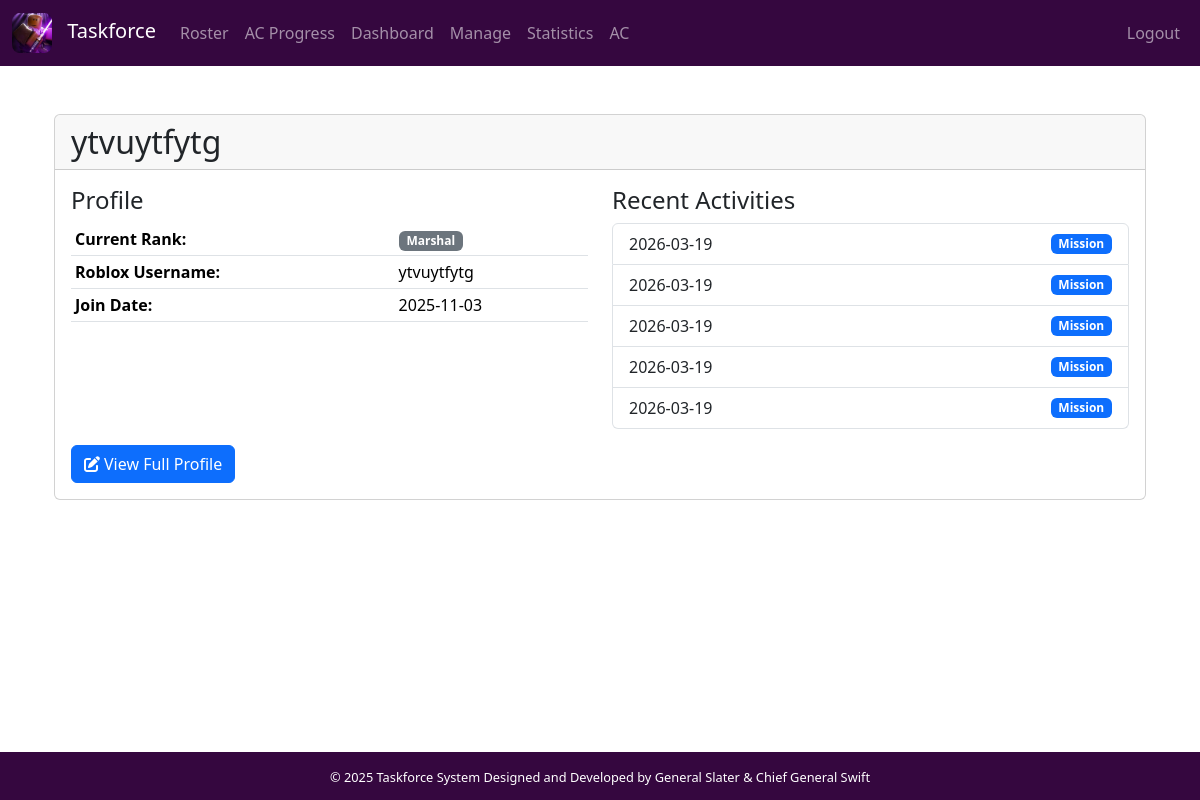
The page /public/member/122 (signed in) on the database its author committed.
### database/models.py (models this page shows, shortened)
class Member(db.Model):
    __tablename__ = 'members'
    id = db.Column(db.Integer, primary_key=True)
    discord_username = db.Column(db.String(100), nullable=False, unique=True)
    discord_id = db.Column(db.String(50), nullable=True, unique=True)
    roblox_username = db.Column(db.String(100), nullable=True)
    roblox_id = db.Column(db.String(50), nullable=True)
    current_rank = db.Column(db.String(100), nullable=False, default='Aspirant')
    join_date = db.Column(db.DateTime, nullable=False, default=datetime.utcnow)
    last_updated = db.Column(db.DateTime, nullable=False, default=datetime.utcnow)
    is_active = db.Column(db.Boolean, default=True)
    activities = db.relationship('ActivityLog', backref='member', lazy=True, cascade='all, delete-orphan')
    promotions = db.relationship('PromotionLog', backref='member', lazy=True, cascade='all, delete-orphan')

### database/ac_models.py (models this page shows, shortened)
class ActivityEntry(db.Model):
    __tablename__ = 'activity_entries'
    id = db.Column(db.Integer, primary_key=True)
    member_id = db.Column(db.Integer, db.ForeignKey('members.id'), nullable=False)
    ac_period_id = db.Column(db.Integer, db.ForeignKey('ac_periods.id'), nullable=False)
    activity_type = db.Column(db.String(50), nullable=False)
    points = db.Column(db.Float, nullable=False)
    description = db.Column(db.Text)
    activity_date = db.Column(db.DateTime, nullable=False)
    logged_by = db.Column(db.String(100), nullable=False)
    logged_date = db.Column(db.DateTime, default=datetime.utcnow)
    is_limited_activity = db.Column(db.Boolean, default=False)
    member = db.relationship('Member', backref='activity_entries')

### routers/public.py (the view)
@public_bp.route('/public/member/<int:member_id>')
def public_member(member_id):
    member = Member.query.get_or_404(member_id)
    recent_activities = ActivityEntry.query.filter_by(member_id=member_id).order_by(ActivityEntry.activity_date.desc()).limit(5).all()
    return render_template('public_member.html',
                           member=member,
                           recent_activities=recent_activities)

### utils/auth.py (called while the page is built)
def is_staff():
    return bool(session.get('is_staff', False))

### templates/public_member.html (shortened to what this page needs)
{% extends "base.html" %}
{% block content %}
<div class="container mt-4">
    <div class="card">
        <div class="card-header">
            <h2 class="mb-0">{{ member.discord_username }}</h2>
        </div>
        <div class="card-body">
            <div class="row">
                <div class="col-md-6">
                    <h4>Profile</h4>
                    <table class="table table-sm">
                        <tr>
                            <th>Current Rank:</th>
                            <td><span class="badge bg-secondary">{{ member.current_rank }}</span></td>
                        </tr>
                        {% if member.roblox_username %}
                        <tr>
                            <th>Roblox Username:</th>
                            <td>{{ member.roblox_username }}</td>
                        </tr>
                        {% endif %}
                        <tr>
                            <th>Join Date:</th>
                            <td>{{ member.join_date.strftime('%Y-%m-%d') if member.join_date else 'N/A' }}</td>
                        </tr>
                    </table>
                </div>
                <div class="col-md-6">
                    <h4>Recent Activities</h4>
                    {% if recent_activities %}
                        <div class="list-group">
                        {% for activity in recent_activities %}
                            <div class="list-group-item">
                                <div class="d-flex justify-content-between align-items-center">
                                    <span>{{ activity.activity_date.strftime('%Y-%m-%d') }}</span>
                                    <span class="badge bg-primary">{{ activity.activity_type }}</span>
                                </div>
                            </div>
                        {% endfor %}
                        </div>
                    {% else %}
                        <p class="text-muted">No recent activities to display.</p>
                    {% endif %}
                </div>
            </div>
            {% if is_staff %}
            <div class="mt-3">
                <a href="{{ url_for('members.member_detail', member_id=member.id) }}" class="btn btn-primary">
                    <i class="fas fa-edit me-1"></i>View Full Profile
                </a>
            </div>
            {% endif %}
        </div>
    </div>
</div>
{% endblock %}

### static/css/style.css (style rules this page uses)
body::before { content: ""; position: fixed; top: 0; left: 0; width: 100%; height: 100%; background-image: url('../img/RobloxScreenShot20251129_132653842.png'); background-size: cover; background-position: center; filter: blur(3px) brightness(0.4); z-index: -1; }

### rows shown on the page
Member: discord_username "ytvuytfytg", current_rank "Marshal", roblox_username "ytvuytfytg", join_date "2025-11-03"
ActivityEntry: activity_date "2026-03-19", activity_type "Mission"
ActivityEntry: activity_date "2026-03-19", activity_type "Mission"
ActivityEntry: activity_date "2026-03-19", activity_type "Mission"
ActivityEntry: activity_date "2026-03-19", activity_type "Mission"
ActivityEntry: activity_date "2026-03-19", activity_type "Mission"
